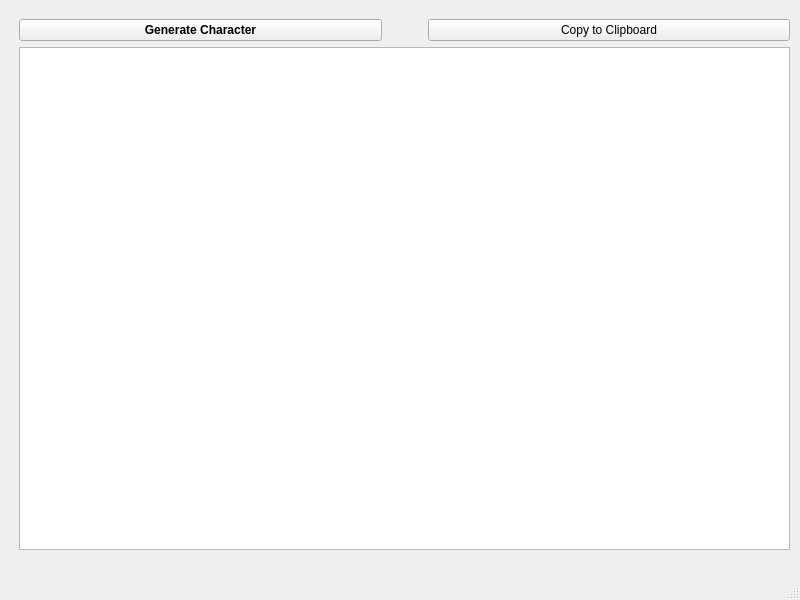
<?xml version="1.0" encoding="UTF-8"?>
<ui version="4.0">
 <class>MainWindow</class>
 <widget class="QMainWindow" name="MainWindow">
  <property name="geometry">
   <rect>
    <x>0</x>
    <y>0</y>
    <width>800</width>
    <height>600</height>
   </rect>
  </property>
  <property name="windowTitle">
   <string>MainWindow</string>
  </property>
  <widget class="QWidget" name="centralwidget">
   <widget class="QWidget" name="verticalLayoutWidget">
    <property name="geometry">
     <rect>
      <x>19</x>
      <y>19</y>
      <width>771</width>
      <height>531</height>
     </rect>
    </property>
    <layout class="QVBoxLayout" name="verticalLayout">
     <item>
      <layout class="QHBoxLayout" name="horizontalLayout">
       <item>
        <widget class="QPushButton" name="generateCharacterButton">
         <property name="minimumSize">
          <size>
           <width>136</width>
           <height>0</height>
          </size>
         </property>
         <property name="font">
          <font>
           <bold>true</bold>
          </font>
         </property>
         <property name="text">
          <string>Generate Character</string>
         </property>
        </widget>
       </item>
       <item>
        <spacer name="horizontalSpacer">
         <property name="orientation">
          <enum>Qt::Horizontal</enum>
         </property>
         <property name="sizeType">
          <enum>QSizePolicy::Fixed</enum>
         </property>
         <property name="sizeHint" stdset="0">
          <size>
           <width>40</width>
           <height>20</height>
          </size>
         </property>
        </spacer>
       </item>
       <item>
        <widget class="QPushButton" name="copyButton">
         <property name="text">
          <string>Copy to Clipboard</string>
         </property>
        </widget>
       </item>
      </layout>
     </item>
     <item>
      <widget class="QTableWidget" name="characterTable">
       <property name="font">
        <font>
         <pointsize>15</pointsize>
         <bold>false</bold>
        </font>
       </property>
      </widget>
     </item>
    </layout>
   </widget>
  </widget>
  <widget class="QStatusBar" name="statusbar"/>
 </widget>
 <resources/>
 <connections/>
</ui>
